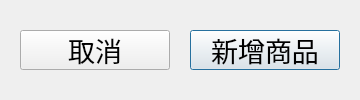
<?xml version="1.0" encoding="UTF-8"?>
<ui version="4.0">
 <class>AskNewProduct</class>
 <widget class="QDialog" name="AskNewProduct">
  <property name="geometry">
   <rect>
    <x>0</x>
    <y>0</y>
    <width>360</width>
    <height>100</height>
   </rect>
  </property>
  <property name="windowTitle">
   <string>Dialog</string>
  </property>
  <property name="sizeGripEnabled">
   <bool>false</bool>
  </property>
  <widget class="QPushButton" name="btn_cancel">
   <property name="geometry">
    <rect>
     <x>20</x>
     <y>30</y>
     <width>150</width>
     <height>40</height>
    </rect>
   </property>
   <property name="font">
    <font>
     <family>微軟正黑體</family>
     <pointsize>20</pointsize>
    </font>
   </property>
   <property name="text">
    <string>取消</string>
   </property>
  </widget>
  <widget class="QPushButton" name="btn_new">
   <property name="geometry">
    <rect>
     <x>190</x>
     <y>30</y>
     <width>150</width>
     <height>40</height>
    </rect>
   </property>
   <property name="font">
    <font>
     <family>微軟正黑體</family>
     <pointsize>20</pointsize>
    </font>
   </property>
   <property name="text">
    <string>新增商品</string>
   </property>
   <property name="default">
    <bool>true</bool>
   </property>
  </widget>
 </widget>
 <resources/>
 <connections/>
</ui>
